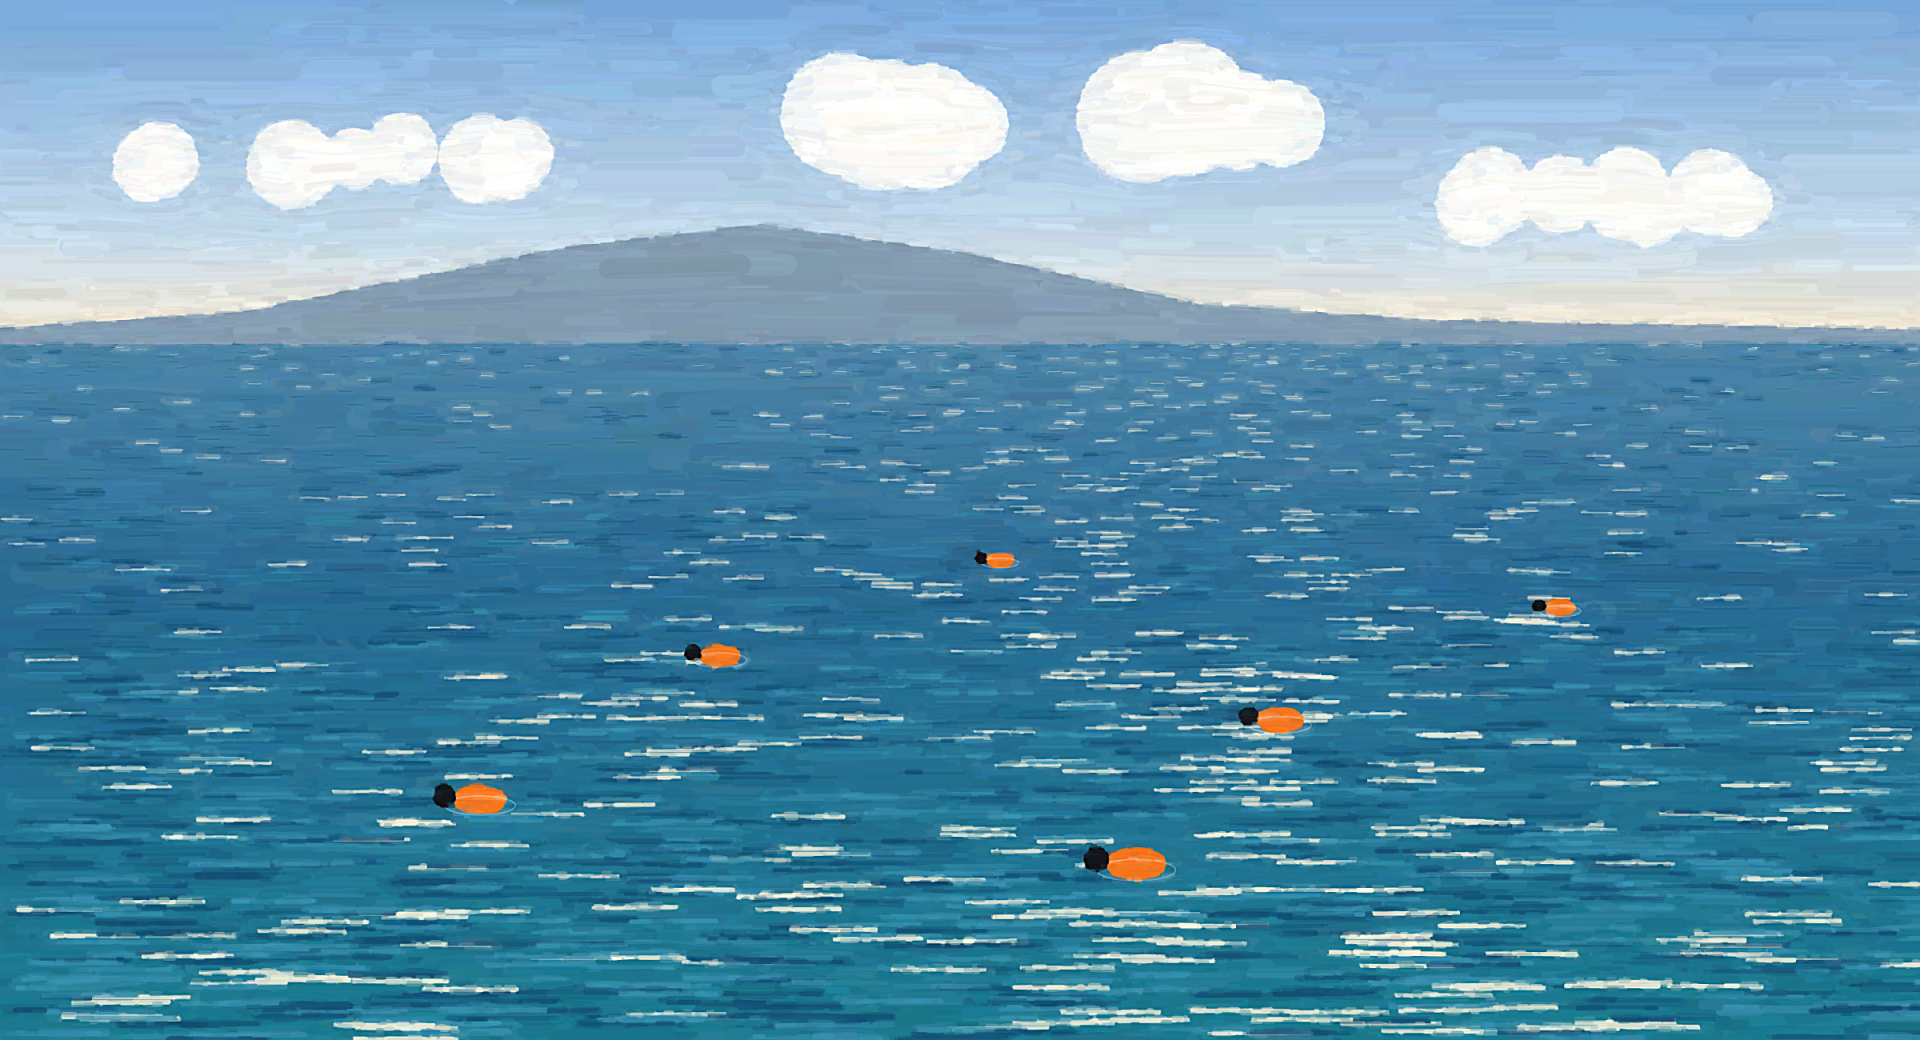

Write the Python code that produced this figure.
# painterly Jeju sea plate for the title/credit mockups (ending wide shot)
import sys, math, numpy as np, cairo, cv2
sys.path.insert(0, '/home/claude/scarecrow')
from painter import paint
W, H = 2400, 1300; HOR = 430
rng = np.random.default_rng(3)
s = cairo.ImageSurface(cairo.FORMAT_ARGB32, W, H); c = cairo.Context(s)
g = cairo.LinearGradient(0, 0, 0, HOR)
for o, col in ((0, (0.47, 0.66, 0.86)), (0.7, (0.78, 0.86, 0.92)), (1, (0.98, 0.92, 0.82))):
    g.add_color_stop_rgb(o, *col)
c.rectangle(0, 0, W, HOR); c.set_source(g); c.fill()
for (x, y, w, h) in ((400, 200, 520, 70), (1300, 150, 700, 90), (2000, 250, 480, 60), (900, 330, 400, 34)):
    for k in range(9):
        cx = x + rng.uniform(-w / 2, w / 2); r = h * rng.uniform(0.5, 1.0)
        c.arc(cx, y + rng.uniform(-h * 0.2, h * 0.2), r, 0, 6.3); c.set_source_rgba(1, 0.99, 0.97, 0.9); c.fill()
# Hallasan + coastline silhouette
c.move_to(0, HOR); 
pts = [(0, HOR - 20), (300, HOR - 40), (700, HOR - 120), (950, HOR - 150), (1200, HOR - 115), (1500, HOR - 50), (1800, HOR - 30), (2400, HOR - 18)]
for p in pts: c.line_to(*p)
c.line_to(2400, HOR); c.close_path(); c.set_source_rgb(0.52, 0.62, 0.70); c.fill()
g = cairo.LinearGradient(0, HOR, 0, H)
for o, col in ((0, (0.30, 0.52, 0.66)), (0.35, (0.16, 0.42, 0.58)), (1, (0.10, 0.48, 0.56))):
    g.add_color_stop_rgb(o, *col)
c.rectangle(0, HOR, W, H - HOR); c.set_source(g); c.fill()
for _ in range(2600):                      # wave strokes / glitter
    y = HOR + (rng.random() ** 1.6) * (H - HOR); k = (y - HOR) / (H - HOR)
    x = rng.uniform(0, W); L = 10 + 120 * k
    near_sun = math.exp(-((x - 1500) / 380) ** 2) * (1 - k * 0.6)
    col = (0.96, 0.94, 0.86) if rng.random() < 0.15 + 0.6 * near_sun else ((0.22, 0.56, 0.68) if rng.random() < 0.5 else (0.08, 0.32, 0.46))
    c.move_to(x, y); c.line_to(x + L, y + rng.uniform(-1, 1)); c.set_line_width(1 + 5 * k); c.set_source_rgba(*col, 0.85); c.stroke()
for (x, y, r) in ((900, 820, 26), (1250, 700, 18), (1600, 900, 30), (1950, 760, 20), (600, 1000, 34), (1420, 1080, 38)):
    c.save(); c.translate(x, y); c.scale(1, 0.55); c.arc(0, 0, r, 0, 6.3); c.restore(); c.set_source_rgb(0.96, 0.46, 0.12); c.fill()
    c.save(); c.translate(x, y + r * 0.2); c.scale(1.3, 0.35); c.arc(0, 0, r, 0, 6.3); c.restore(); c.set_source_rgba(1, 1, 1, 0.5); c.set_line_width(2); c.stroke()
    c.arc(x - r * 1.3, y - r * 0.15, r * 0.42, 0, 6.3); c.set_source_rgb(0.08, 0.08, 0.10); c.fill()
buf = np.ndarray((H, W, 4), np.uint8, s.get_data())[..., [2, 1, 0]].astype(np.float32) / 255
hint = np.zeros((H, W), np.float32)
lm = np.ones((H, W), np.float32) * 2.0
out = paint(buf, hint=hint, lenmul=lm, seed=5, coh_w=np.where(np.arange(H)[:, None] < HOR, 0.25, 0.6).astype(np.float32) * np.ones((1, W), np.float32))
img = cv2.resize(out, (1920, 1040), interpolation=cv2.INTER_AREA)
cv2.imwrite('plate.png', (img[..., ::-1] * 255).astype(np.uint8))
print('ok')
